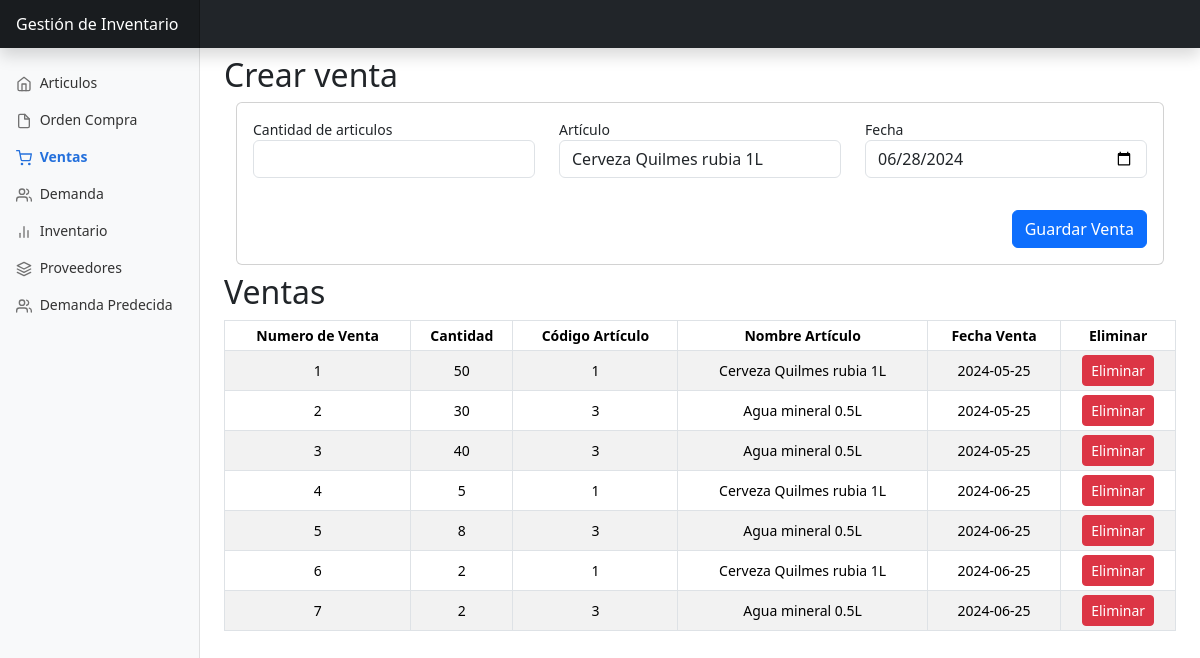
The page /ventas/ on the database as committed earlier.
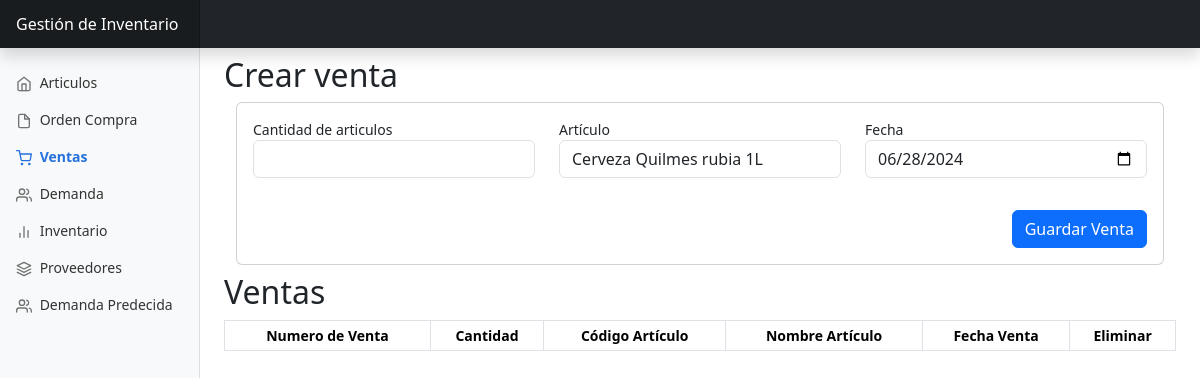
The same page on the database as committed later.
### app/models.py (models this page shows, shortened)
class Venta(db.Model):
    __tablename__ = 'venta'
    nro_venta = db.Column(db.Integer, primary_key=True)
    fecha = db.Column(db.Date, nullable=False, default=func.now())
    cantidad = db.Column(db.Integer, nullable=False)
    articulo_id = db.Column(db.Integer, db.ForeignKey('articulo.codigo_articulo'), nullable=False)
    articulo = db.relationship('Articulo', backref='ventas') # trae el nombre articulo de la venta

class Articulo(db.Model):
    __tablename__ = 'articulo'
    id = db.Column(db.Integer, primary_key=True)
    codigo_articulo = db.Column(db.Integer, unique=True, nullable=False)
    nombre_articulo = db.Column(db.String(100), nullable=False)
    coeficiente_seguridad = db.Column(db.Float, nullable=False)
    costo_almacenamiento = db.Column(db.Float, nullable=False)
    costo_de_pedido = db.Column(db.Float, nullable=False)
    stock = db.Column(db.Integer, nullable=False)
    tiempo_de_pedido = db.Column(db.Integer)
    modelo_inventario_id = db.Column(db.Integer, db.ForeignKey('modelo_inventario.id'), nullable=False)
    detalle_proveedor_predeterminado_id = db.Column(db.Integer, db.ForeignKey('detalle_proveedor.id'))
    detalle_proveedor_predeterminado = db.relationship('DetalleProveedor', foreign_keys=[detalle_proveedor_predeterminado_id], backref='articulo_predeterminado', uselist=False)
    detalles_proveedor = db.relationship('DetalleProveedor', backref='articulo', foreign_keys='DetalleProveedor.articulo_id')
    ordenes_compra = db.relationship ('OrdenCompra',backref='articulo',lazy='dynamic')

### app/views/ventas.py (the view)
@bp.route('/', methods=['GET'])
def get_ventas ():
    form = VentaFormCrearEditar()
    form.articulo_id.choices = [(m.id, m.nombre_articulo) for m in Articulo.query.all()]
    ventas = Venta.query.all()
    return render_template('ventas/ventaPage.html', ventas=ventas, form=form)

### app/forms.py
class VentaFormCrearEditar(FlaskForm):
    cantidad = IntegerField('Cantidad de articulos', validators=[DataRequired(), NumberRange(min=1)])
    articulo_id = SelectField('Artículo', coerce=int, validators=[DataRequired()] )
    fecha = DateField('Fecha', validators=[DataRequired()], format='%Y-%m-%d', default=datetime.date.today) #predeterminada la fecha actual
    submit = SubmitField('Guardar Venta')

### app/templates/ventas/ventaPage.html (shortened to what this page needs)
{% extends 'base.html' %}
{% block body %}
<h2 class="mt-2">Crear venta</h2>
<div class="container">
  <div class="card">
      <div class="card-body">
        <form method="POST">
          <div class="row mb-3">
            <div class="col">
              <label>{{ form.cantidad.label }}</label>
              {{ form.cantidad(class="form-control mb-3") }}
            </div>
            <div class="col">
              <label>{{ form.articulo_id.label }}</label>
              {{ form.articulo_id(class="form-control mb-3") }}
            </div>
            <div class="col">
              <label>{{ form.fecha.label }}</label>
              {{ form.fecha(class="form-control mb-3") }}
            </div>
          </div>
          <div class="col d-flex justify-content-end">
            {{ form.submit(class="btn btn-primary") }}
          </div>
        </form>
      </div>
  </div>
</div>
<h2 class="mt-2">Ventas</h2>
<div class="table-responsive">
  <table class="table table-striped table-sm table-bordered">
    <thead>
      <tr>
        <th scope="col" class="text-center align-middle">Numero de Venta</th>
        <th scope="col" class="text-center align-middle">Cantidad</th>
        <th scope="col" class="text-center align-middle">Código Artículo</th>
        <th scope="col" class="text-center align-middle">Nombre Artículo</th>
        <th scope="col" class="text-center align-middle">Fecha Venta</th>
        <th scope="col" class="text-center align-middle">Eliminar</th>
      </tr>
    </thead>
    <tbody>
      {% for venta in ventas %}
      <tr>
        <td class="text-center align-middle">{{ venta.nro_venta }}</td>
        <td class="text-center align-middle">{{ venta.cantidad }}</td>
        <td class="text-center align-middle">{{ venta.articulo.codigo_articulo }}</td>
        <td class="text-center align-middle">{{ venta.articulo.nombre_articulo }}</td>
        <td class="text-center align-middle">{{ venta.fecha }}</td>
        <td class="text-center align-middle"><button class="btn btn-danger btn-sm" id="btn-edit{{ venta.nro_venta }}" data-bs-toggle="modal" data-bs-target="#modalEliminar{{ venta.nro_venta }}">Eliminar</button>
        </td>
      </tr>
      {% endfor %}
    </tbody>
  </table>
</div>
{% endblock %}

Rows that differ between the two databases and show on the page:
removed Venta: nro_venta "1", cantidad "50", articulo.codigo_articulo "1", articulo.nombre_articulo "Cerveza Quilmes rubia 1L", fecha "2024-05-25"
removed Venta: nro_venta "2", cantidad "30", articulo.codigo_articulo "3", articulo.nombre_articulo "Agua mineral 0.5L", fecha "2024-05-25"
removed Venta: nro_venta "3", cantidad "40", articulo.codigo_articulo "3", articulo.nombre_articulo "Agua mineral 0.5L", fecha "2024-05-25"
removed Venta: nro_venta "4", cantidad "5", articulo.codigo_articulo "1", articulo.nombre_articulo "Cerveza Quilmes rubia 1L", fecha "2024-06-25"
removed Venta: nro_venta "5", cantidad "8", articulo.codigo_articulo "3", articulo.nombre_articulo "Agua mineral 0.5L", fecha "2024-06-25"
removed Venta: nro_venta "6", cantidad "2", articulo.codigo_articulo "1", articulo.nombre_articulo "Cerveza Quilmes rubia 1L", fecha "2024-06-25"
removed Venta: nro_venta "7", cantidad "2", articulo.codigo_articulo "3", articulo.nombre_articulo "Agua mineral 0.5L", fecha "2024-06-25"
